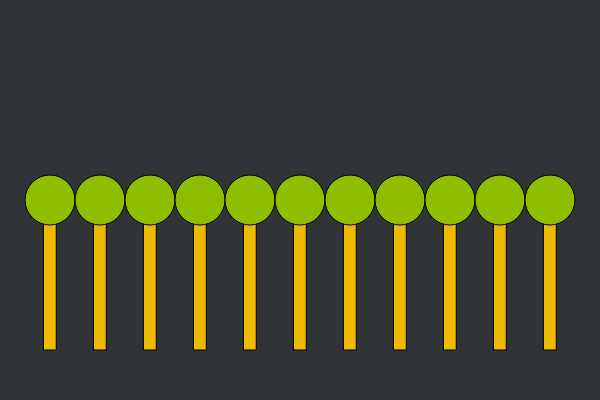
Frame 1 (no input)
Frame 60 (no input): identical to frame 1, image omitted
Frame 120 (the mouse pressed at the canvas centre since frame 60): identical to frame 1, image omitted

The p5.js sketch that drew this single still picture (run headless with seeded random() and noise() and a simulated clock; from frame 60 on, the mouse is pressed at the canvas centre):

// p5.js sketch
// ── sketch.js
// 5.2 functions parameters & arguments

function setup() {
  createCanvas(600, 400)
}

function draw() {
  background('#313437')
  // lollipop(100, 100, 50)
  // lollipop(300, 200, 150)
  for (var i = 50; i < width; i+=50) {
    lollipop(i, 200, 50)
  }
}

function lollipop(x, y, diameter) {
  fill('#edba00')
  rect(x-(diameter/8), y, diameter*0.25, diameter*3.0)
  fill('#8fbe00')
  ellipse(x, y, diameter, diameter)
}

// --- END ---
